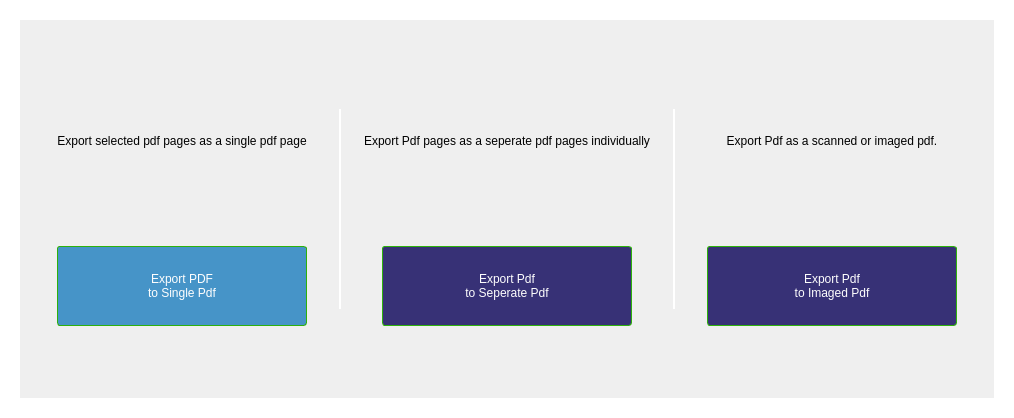
<?xml version="1.0" encoding="UTF-8"?>
<ui version="4.0">
 <class>Frame</class>
 <widget class="QFrame" name="Frame">
  <property name="geometry">
   <rect>
    <x>0</x>
    <y>0</y>
    <width>1014</width>
    <height>418</height>
   </rect>
  </property>
  <property name="windowTitle">
   <string>Frame</string>
  </property>
  <property name="styleSheet">
   <string notr="true">
QFrame{
	border-width: 20;
	border-color: rgb(255,255,255);
	border-radius: 3;
	border-style: solid;
}

QPushButton{
	border-width: 1;
	border-color: rgb(46, 177, 11);
	border-radius: 3;
	border-style: solid;
	background-color: rgb(46, 177, 11);
	color: rgb(254, 254, 254);		
	font: 75 14pt &quot;Arial&quot;;
}

QLabel{
	border-width: 0;
}</string>
  </property>
  <property name="frameShape">
   <enum>QFrame::Box</enum>
  </property>
  <property name="lineWidth">
   <number>10</number>
  </property>
  <property name="midLineWidth">
   <number>0</number>
  </property>
  <layout class="QHBoxLayout" name="horizontalLayout_2">
   <item>
    <layout class="QHBoxLayout" name="horizontalLayout" stretch="1,0,1,0,1">
     <item>
      <layout class="QVBoxLayout" name="verticalLayout">
       <property name="spacing">
        <number>5</number>
       </property>
       <property name="sizeConstraint">
        <enum>QLayout::SetDefaultConstraint</enum>
       </property>
       <property name="leftMargin">
        <number>10</number>
       </property>
       <property name="topMargin">
        <number>10</number>
       </property>
       <property name="rightMargin">
        <number>10</number>
       </property>
       <property name="bottomMargin">
        <number>10</number>
       </property>
       <item>
        <widget class="QLabel" name="label">
         <property name="sizePolicy">
          <sizepolicy hsizetype="Expanding" vsizetype="Minimum">
           <horstretch>0</horstretch>
           <verstretch>0</verstretch>
          </sizepolicy>
         </property>
         <property name="minimumSize">
          <size>
           <width>100</width>
           <height>200</height>
          </size>
         </property>
         <property name="maximumSize">
          <size>
           <width>300</width>
           <height>200</height>
          </size>
         </property>
         <property name="text">
          <string>Export selected pdf pages as a single pdf page</string>
         </property>
         <property name="alignment">
          <set>Qt::AlignCenter</set>
         </property>
         <property name="wordWrap">
          <bool>true</bool>
         </property>
        </widget>
       </item>
       <item alignment="Qt::AlignHCenter">
        <widget class="QPushButton" name="_btnExportPdf2SinglePdf">
         <property name="sizePolicy">
          <sizepolicy hsizetype="Expanding" vsizetype="Expanding">
           <horstretch>0</horstretch>
           <verstretch>0</verstretch>
          </sizepolicy>
         </property>
         <property name="minimumSize">
          <size>
           <width>250</width>
           <height>80</height>
          </size>
         </property>
         <property name="maximumSize">
          <size>
           <width>250</width>
           <height>80</height>
          </size>
         </property>
         <property name="styleSheet">
          <string notr="true">background-color: rgb(70, 148, 200);</string>
         </property>
         <property name="text">
          <string>Export PDF 
to Single Pdf</string>
         </property>
         <property name="icon">
          <iconset resource="resources.qrc">
           <normaloff>:/resources/images/resources/images/pdf2pdf1.png</normaloff>:/resources/images/resources/images/pdf2pdf1.png</iconset>
         </property>
         <property name="iconSize">
          <size>
           <width>100</width>
           <height>100</height>
          </size>
         </property>
        </widget>
       </item>
       <item>
        <spacer name="verticalSpacer">
         <property name="orientation">
          <enum>Qt::Vertical</enum>
         </property>
         <property name="sizeHint" stdset="0">
          <size>
           <width>20</width>
           <height>40</height>
          </size>
         </property>
        </spacer>
       </item>
      </layout>
     </item>
     <item>
      <widget class="Line" name="line">
       <property name="minimumSize">
        <size>
         <width>2</width>
         <height>0</height>
        </size>
       </property>
       <property name="maximumSize">
        <size>
         <width>2</width>
         <height>200</height>
        </size>
       </property>
       <property name="orientation">
        <enum>Qt::Vertical</enum>
       </property>
      </widget>
     </item>
     <item>
      <layout class="QVBoxLayout" name="verticalLayout_2">
       <property name="spacing">
        <number>5</number>
       </property>
       <property name="leftMargin">
        <number>10</number>
       </property>
       <property name="topMargin">
        <number>10</number>
       </property>
       <property name="rightMargin">
        <number>10</number>
       </property>
       <property name="bottomMargin">
        <number>10</number>
       </property>
       <item>
        <widget class="QLabel" name="label_2">
         <property name="sizePolicy">
          <sizepolicy hsizetype="Expanding" vsizetype="Minimum">
           <horstretch>0</horstretch>
           <verstretch>0</verstretch>
          </sizepolicy>
         </property>
         <property name="minimumSize">
          <size>
           <width>300</width>
           <height>200</height>
          </size>
         </property>
         <property name="maximumSize">
          <size>
           <width>300</width>
           <height>200</height>
          </size>
         </property>
         <property name="text">
          <string>Export Pdf pages as a seperate pdf pages individually</string>
         </property>
         <property name="alignment">
          <set>Qt::AlignCenter</set>
         </property>
         <property name="wordWrap">
          <bool>true</bool>
         </property>
        </widget>
       </item>
       <item alignment="Qt::AlignHCenter">
        <widget class="QPushButton" name="_btnPdf2SeperatePdf">
         <property name="sizePolicy">
          <sizepolicy hsizetype="Preferred" vsizetype="Preferred">
           <horstretch>0</horstretch>
           <verstretch>0</verstretch>
          </sizepolicy>
         </property>
         <property name="minimumSize">
          <size>
           <width>250</width>
           <height>80</height>
          </size>
         </property>
         <property name="maximumSize">
          <size>
           <width>250</width>
           <height>80</height>
          </size>
         </property>
         <property name="styleSheet">
          <string notr="true">background-color: rgb(55, 49, 118);</string>
         </property>
         <property name="text">
          <string>Export Pdf 
to Seperate Pdf</string>
         </property>
         <property name="icon">
          <iconset resource="resources.qrc">
           <normaloff>:/resources/images/resources/images/pdf2pdf1.png</normaloff>:/resources/images/resources/images/pdf2pdf1.png</iconset>
         </property>
         <property name="iconSize">
          <size>
           <width>100</width>
           <height>100</height>
          </size>
         </property>
        </widget>
       </item>
       <item>
        <spacer name="verticalSpacer_2">
         <property name="orientation">
          <enum>Qt::Vertical</enum>
         </property>
         <property name="sizeHint" stdset="0">
          <size>
           <width>20</width>
           <height>40</height>
          </size>
         </property>
        </spacer>
       </item>
      </layout>
     </item>
     <item>
      <widget class="Line" name="line_2">
       <property name="minimumSize">
        <size>
         <width>2</width>
         <height>0</height>
        </size>
       </property>
       <property name="maximumSize">
        <size>
         <width>2</width>
         <height>200</height>
        </size>
       </property>
       <property name="orientation">
        <enum>Qt::Vertical</enum>
       </property>
      </widget>
     </item>
     <item>
      <layout class="QVBoxLayout" name="verticalLayout_3">
       <property name="spacing">
        <number>5</number>
       </property>
       <property name="leftMargin">
        <number>10</number>
       </property>
       <property name="topMargin">
        <number>10</number>
       </property>
       <property name="rightMargin">
        <number>10</number>
       </property>
       <property name="bottomMargin">
        <number>10</number>
       </property>
       <item>
        <widget class="QLabel" name="label_3">
         <property name="sizePolicy">
          <sizepolicy hsizetype="Expanding" vsizetype="Minimum">
           <horstretch>0</horstretch>
           <verstretch>0</verstretch>
          </sizepolicy>
         </property>
         <property name="minimumSize">
          <size>
           <width>200</width>
           <height>200</height>
          </size>
         </property>
         <property name="maximumSize">
          <size>
           <width>300</width>
           <height>200</height>
          </size>
         </property>
         <property name="text">
          <string>Export Pdf as a scanned or imaged pdf.</string>
         </property>
         <property name="alignment">
          <set>Qt::AlignCenter</set>
         </property>
         <property name="wordWrap">
          <bool>true</bool>
         </property>
        </widget>
       </item>
       <item alignment="Qt::AlignHCenter">
        <widget class="QPushButton" name="_btnPdf2ImagedPdf">
         <property name="sizePolicy">
          <sizepolicy hsizetype="Preferred" vsizetype="Preferred">
           <horstretch>0</horstretch>
           <verstretch>0</verstretch>
          </sizepolicy>
         </property>
         <property name="minimumSize">
          <size>
           <width>250</width>
           <height>80</height>
          </size>
         </property>
         <property name="maximumSize">
          <size>
           <width>250</width>
           <height>80</height>
          </size>
         </property>
         <property name="styleSheet">
          <string notr="true">background-color: rgb(55, 49, 118);</string>
         </property>
         <property name="text">
          <string>Export Pdf 
to Imaged Pdf</string>
         </property>
         <property name="icon">
          <iconset resource="resources.qrc">
           <normaloff>:/resources/images/resources/images/pdf2pdf1.png</normaloff>:/resources/images/resources/images/pdf2pdf1.png</iconset>
         </property>
         <property name="iconSize">
          <size>
           <width>100</width>
           <height>100</height>
          </size>
         </property>
        </widget>
       </item>
       <item>
        <spacer name="verticalSpacer_3">
         <property name="orientation">
          <enum>Qt::Vertical</enum>
         </property>
         <property name="sizeHint" stdset="0">
          <size>
           <width>20</width>
           <height>40</height>
          </size>
         </property>
        </spacer>
       </item>
      </layout>
     </item>
    </layout>
   </item>
  </layout>
 </widget>
 <resources>
  <include location="icons.qrc"/>
  <include location="resources.qrc"/>
 </resources>
 <connections/>
</ui>
